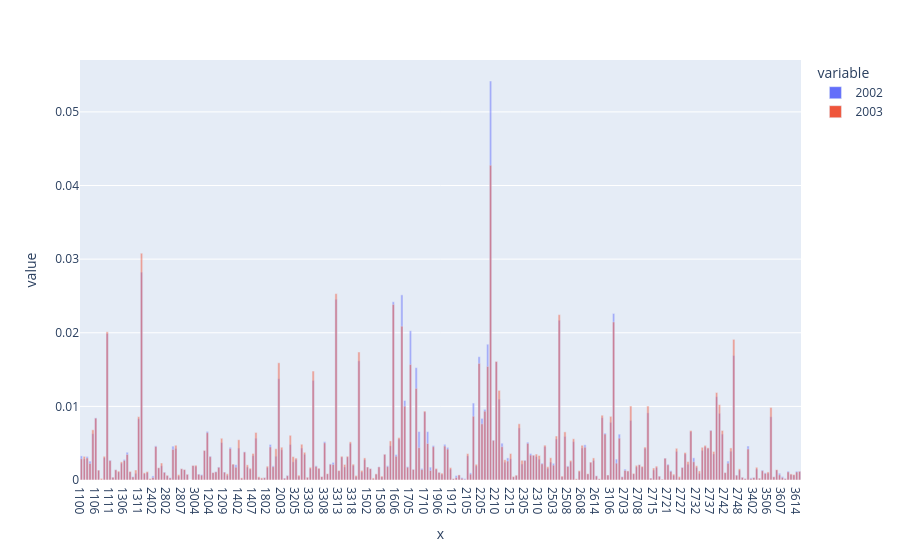

Notebook code for this chart:
### Code cell
px.bar(pd.concat([p, q]).T.merge(df_code_subfield, left_index=True, right_on="subfield_id"), x=p.columns.astype(str), y=[year1, year2], barmode="overlay", hover_name="subfield_name")

### Figure 1 — Plotly figure (JSON) as saved in the notebook; plotly's stock layout.template omitted (floating-point values rounded to 4 significant figures; data arrays with more than 128 entries replaced by an {"elided": "..."} marker saying what was removed)
{"data": [{"hovertemplate": "<b>%{hovertext}</b><br><br>variable=2002<br>x=%{x}<br>value=%{y}<extra></extra>", "hovertext": {"elided": "252 str values"}, "legendgroup": "2002", "marker": {"color": "#636efa", "opacity": 0.5, "pattern": {"shape": ""}}, "name": "2002", "orientation": "v", "showlegend": true, "textposition": "auto", "type": "bar", "x": {"elided": "252 str values"}, "xaxis": "x", "y": {"elided": "252 float values"}, "yaxis": "y"}, {"hovertemplate": "<b>%{hovertext}</b><br><br>variable=2003<br>x=%{x}<br>value=%{y}<extra></extra>", "hovertext": {"elided": "252 str values"}, "legendgroup": "2003", "marker": {"color": "#EF553B", "opacity": 0.5, "pattern": {"shape": ""}}, "name": "2003", "orientation": "v", "showlegend": true, "textposition": "auto", "type": "bar", "x": {"elided": "252 str values"}, "xaxis": "x", "y": {"elided": "252 float values"}, "yaxis": "y"}], "layout": {"barmode": "overlay", "legend": {"title": {"text": "variable"}, "tracegroupgap": 0}, "margin": {"t": 60}, "xaxis": {"anchor": "y", "domain": [0, 1], "title": {"text": "x"}}, "yaxis": {"anchor": "x", "domain": [0, 1], "title": {"text": "value"}}}}
